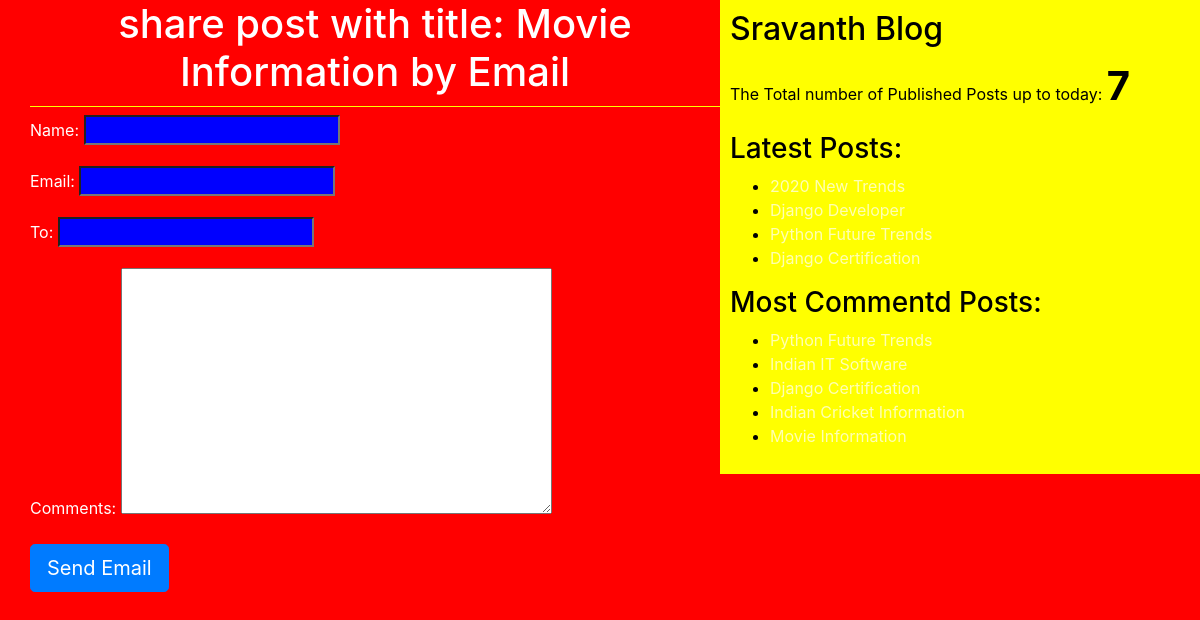
The app's page /2/share/ with its own data.
### blog/models.py (models this page shows, shortened)
class Post(models.Model):
    STATUS_CHOICES = (('draft','Draft'),('published','Published'))
    title = models.CharField(max_length  = 40)
    slug = models.SlugField(max_length=200,unique_for_date='publish')
    author = models.ForeignKey(User, related_name='blog_posts', on_delete=models.CASCADE)
    body = models.TextField()
    publish = models.DateTimeField(default = timezone.now)
    created = models.DateTimeField(auto_now_add=True)
    updated = models.DateTimeField(auto_now=True)
    status = models.CharField(max_length=10,choices = STATUS_CHOICES,default='draft')
    objects = CustomManager()
    tags = TaggableManager()
    class Meta:
        ordering = ('-publish',)
    def get_absolute_url(self):
        return reverse('post_detail',args=[self.publish.year,self.publish.strftime('%m'),self.publish.strftime('%d'),self.slug])

### blog/views.py (the view)
# urls.py: re_path(r'^(?P<id>\d+)/share/$',views.mail_send_view)
def mail_send_view(request,id):
    post = get_object_or_404(Post,id=id,status='published')
    sent = False
    if request.method =='POST':
        form = EmailSendForm(request.POST)
        if form.is_valid():
            cd = form.cleaned_data
            subject = '{} ({}) recommends you to read "{}"'.format(cd['name'],cd['email'],post.title)
            post_url = request.build_absolute_uri(post.get_absolute_url())
            message = 'Read Post At: \n{} \n\n{}\'s Comments:\n{}'.format(post_url,cd['name'],cd['comments'])
            send_mail(subject,message,'Sravanth@blog.com',[cd['to']])
            sent = True
    else:
        form = EmailSendForm()
    return render(request,'blog/sharebyemail.html',{'post':post,'form':form,'sent':sent})

### blog/forms.py
class EmailSendForm(forms.Form):
    name=forms.CharField()
    email=forms.EmailField()
    to=forms.EmailField()
    comments=forms.CharField(required = False,widget=forms.Textarea)

### blog/models.py (called while the page is built)
    def get_queryset(self):
        return super().get_queryset().filter(status='published')

### blog/templatetags/blog_tags.py (called while the page is built)
@register.simple_tag(name='my_tag')
def total_posts():
    return Post.objects.count()

@register.inclusion_tag('blog/latest_posts123.html')
def show_latest_posts(count=3):
    latest_posts = Post.objects.order_by('-publish')[:count]
    return {'latest_posts':latest_posts}

@register.simple_tag #assignment_tag=simple_tag
def get_most_commented_posts(count=5):
    return Post.objects.annotate(total_comments=Count('comments')).order_by('-total_comments')[:count]

### templates/blog/sharebyemail.html (shortened to what this page needs)
{% extends 'blog/base.html' %}
    {% block body %}
    {%if sent%}
       <h1>Email Succesfuly Sent !!!!</h1>
        <h2>Post with the Title:{{post.title}} information shared by Email</h2>
        {% else %}
          <h1>share post with title: {{post.title}} by Email</h1>
             <form method="post">
               {{form.as_p}}
               <input type="submit" class="btn btn-primary btn-lg" value="Send Email">
             </form>
     {% endif%}
    {% endblock %}

### templates/blog/base.html (shortened to what this page needs)
<!DOCTYPE html>
{% load blog_tags %}
{% load static %}
<html lang="en" dir="ltr">
  <head>
    <link rel="stylesheet" href="https://stackpath.bootstrapcdn.com/bootstrap/4.4.1/css/bootstrap.min.css">
    <link rel="stylesheet" href="{% static "css/blog.css" %}">
  </head>
  <body>
    <div class="content">
      {% block body %}
      {% endblock %}
    </div>
    <div class="sidebar">
    <h2>Sravanth Blog</h2>
      <p>The Total number of Published Posts up to today: <span id ="pcount">{% my_tag %}</span>  </p>
      <h3>Latest Posts:</h3>{% show_latest_posts 4%}
      <h3>Most Commentd Posts: </h3>
      {% get_most_commented_posts as most_commented_posts %}
      <ul>
       {% for post in most_commented_posts %}
       <li><a href="{{post.get_absolute_url}}">{{post.title}}</a> </li>
       {% endfor %}
       </ul>
    </div>
  </body>
</html>

### templates/blog/latest_posts123.html
<ul>
  {% for post in latest_posts %}
  <li><a href="{{post.get_absolute_url}}">{{post.title}}</a> </li>
  {% endfor %}
</ul>

### static/css/blog.css (style rules this page uses)
.content { width: 60%; float: left; padding: 0 0 0 30px; background: red; }
.sidebar { width: 40%; float: right; padding: 10px; background: yellow; color: black; }
h1 { text-align: center; border-bottom: 1px solid yellow; padding-bottom: 10px; }
body { color: white; background: red; }
a { color: #ffffb3; }
input { background: blue; color: white; }
#pcount { font-size: 40px; font-weight: bold; }

### records on screen
Post: title "Movie Information"
Post: title "2020 New Trends"
Post: title "Django Developer"
Post: title "Python Future Trends"
Post: title "Django Certification"
Post: title "Indian IT Software"
Post: title "Indian Cricket Information"
